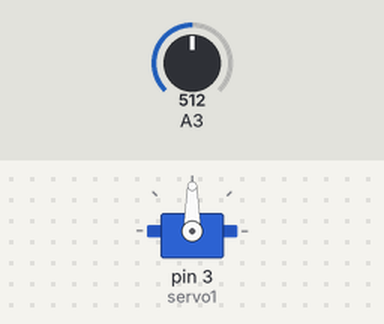
A sketch run on a simulated Arduino Uno, built with avr-gcc and run on an emulated ATmega328P. On the bench: servo. Inputs (shaded band) come from the test bench; at power-on: A3 = 512.

Above: at 1.2 s.
1.3 s: A3 set to 716
At 1.8 s:
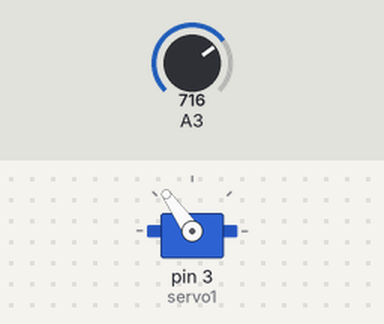
2.8 s: A3 set to 900
At 4.0 s:
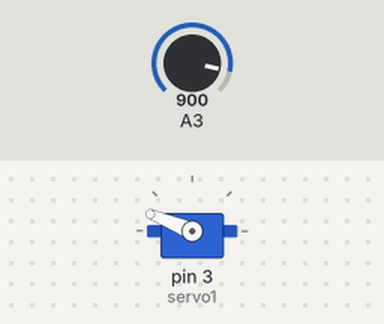
4.3 s: A3 set to 1023
At 5.3 s:
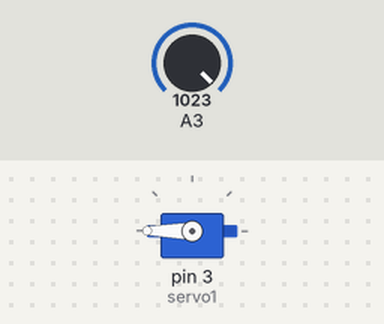
5.8 s: A3 set to 306
At 6.4 s:
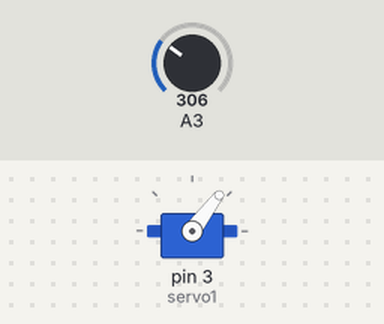
7.3 s: A3 set to 122
At 7.6 s:
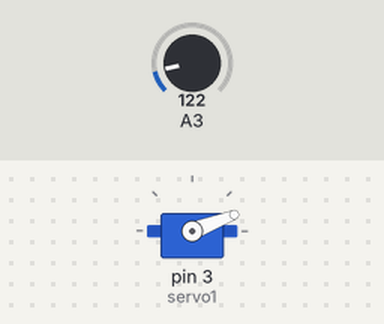
Timing chart, 0 to 9.8 s (numbered marks = the images above; inputs shaded):
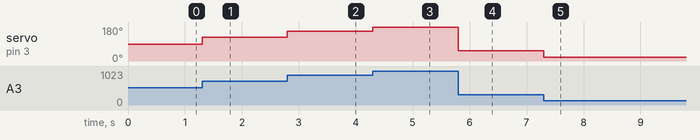

The sketch:

Servo_Tester.ino
```cpp
#include <Servo.h>

Servo servo1;

void setup() {
  servo1.attach(3);  // Пин куда подключена Servo

}

void loop() {
  int potent = analogRead(3);  // Пин куда подключён потенциометр
  potent = map(potent, 0, 1023, 0, 180);
  servo1.write(potent);
}
```

Measured:
- after the input at 1.3 s, servo on pin 3 (servo1): 90° → 125° at once
- after the input at 2.8 s, servo on pin 3 (servo1): 125° → 158° at once
- after the input at 4.3 s, servo on pin 3 (servo1): 158° → 180° at once
- after the input at 5.8 s, servo on pin 3 (servo1): 180° → 53° at once
- after the input at 7.3 s, servo on pin 3 (servo1): 53° → 21° at once
